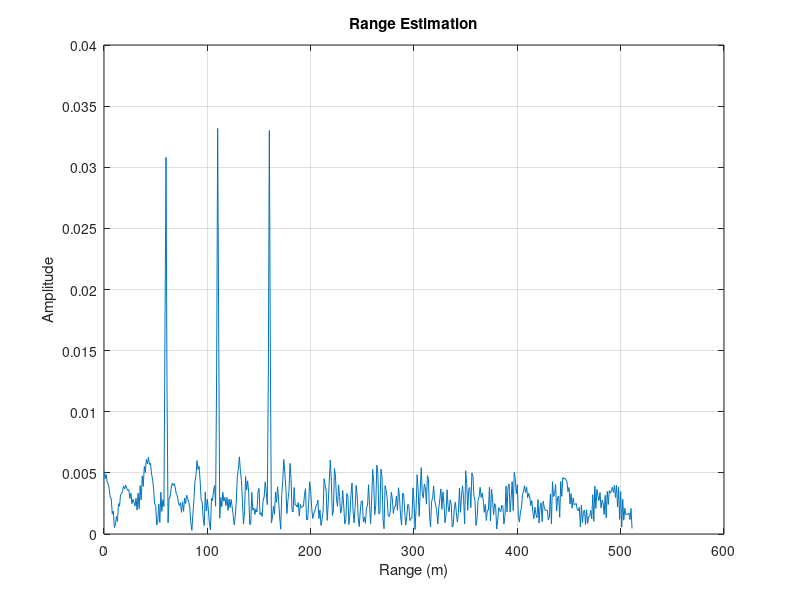
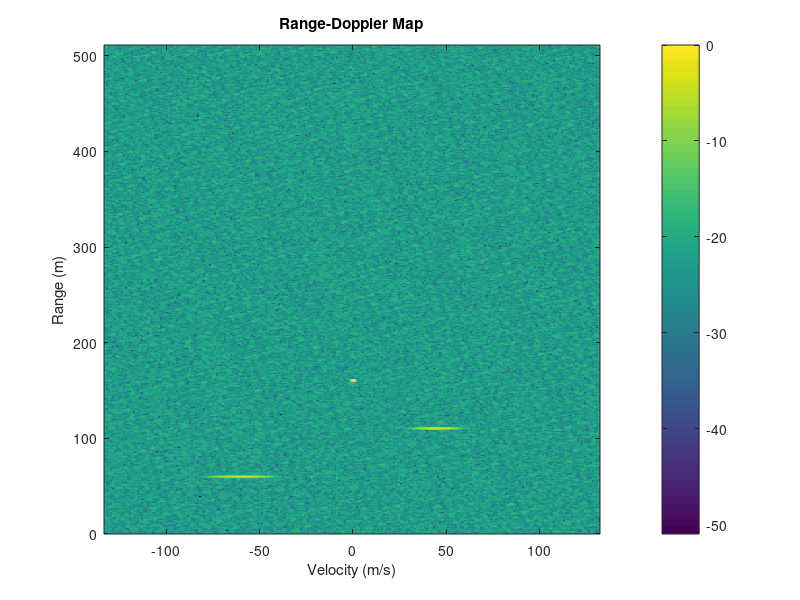

MATLAB code to generate these figures, in order:
clear;

% Radar Parameters
c = 3e8;
fc = 77e9;
lambda = c / fc;

range_max = 200;
range_res = 1;
v_max = 100;

B = c / (2 * range_res);
Tchirp = 5.5 * 2 * range_max / c;
slope = B / Tchirp;

Nr = 1024;  % samples per chirp
Nd = 256;   % number of chirps
PRF = 1 / Tchirp;

t = linspace(0, Nd*Tchirp, Nr*Nd);

% Targets: [range, velocity]
targets = [60, -40;
           110, 30;
           160, 0];

Tx = zeros(1, length(t));
Rx = zeros(1, length(t));

for i = 1:size(targets, 1)
    R = targets(i, 1);
    v = targets(i, 2);
    r_t = R + v * t;
    tau = 2 * r_t / c;
    
    tx = cos(2*pi*(fc*t + slope*t.^2/2));
    rx = cos(2*pi*(fc*(t - tau) + slope*(t - tau).^2/2));
    
    Tx = Tx + tx;
    Rx = Rx + rx;
end

Mix = Tx .* Rx;

% Reshape to 2D matrix
Mix2D = reshape(Mix, [Nr, Nd]);
window = hamming(Nr) * hamming(Nd)';
Mix2D = Mix2D .* window;

% 1D FFT on Range dimension
rangeFFT = fft(Mix2D, Nr);
rangeFFT = abs(rangeFFT) / Nr;
rangeFFT = rangeFFT(1:Nr/2, 1);
rangeAxis = (0:Nr/2-1) * c / (2 * B);

figure('Name','Range FFT');
plot(rangeAxis, rangeFFT);
xlabel('Range (m)'); ylabel('Amplitude');
title('Range Estimation'); grid on;

% 2D FFT on Range and Doppler
sig2D = fft2(Mix2D, Nr, Nd);
sig2D = sig2D(1:Nr/2, :);
sig2D = fftshift(sig2D, 2);  % center Doppler axis
sig2D = abs(sig2D);
sig2D = 10*log10(sig2D / max(sig2D(:)) + 1e-6);

% Doppler Axis Correction
fd = (-Nd/2:Nd/2-1) * PRF / Nd;
vAxis = fd * lambda / 2;

% Plot Range-Doppler Map
figure('Name','Range-Doppler Map');
imagesc(vAxis, rangeAxis, sig2D);
xlabel('Velocity (m/s)');
ylabel('Range (m)');
title('Range-Doppler Map');
colorbar;
set(gca, 'YDir', 'normal');